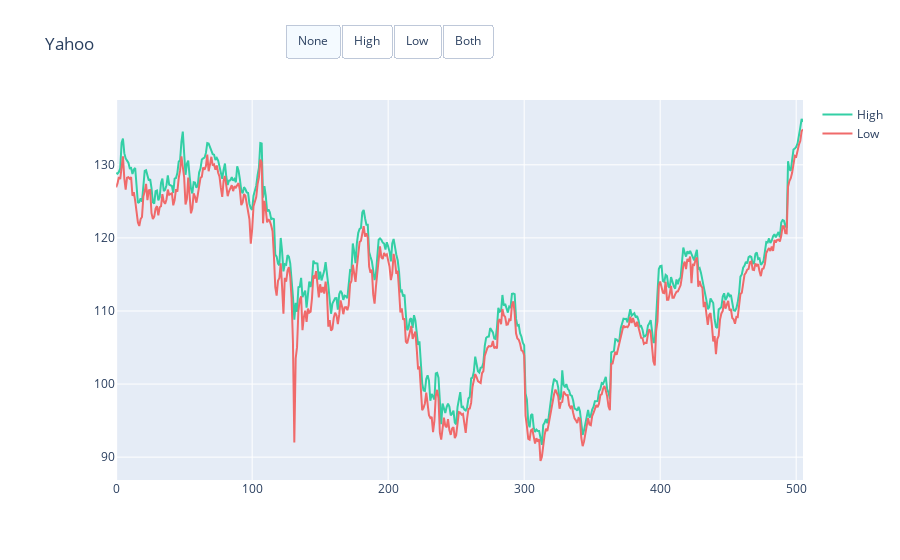

Here is the notebook cell this chart was saved with:
### Code cell
import pandas as pd

# Load dataset
df = pd.read_csv(
    "https://raw.githubusercontent.com/plotly/datasets/master/finance-charts-apple.csv")
df.columns = [col.replace("AAPL.", "") for col in df.columns]

# Initialize figure
fig = go.Figure()

# Add Traces

fig.add_trace(
    go.Scatter(x=list(df.index),
               y=list(df.High),
               name="High",
               line=dict(color="#33CFA5")))

fig.add_trace(
    go.Scatter(x=list(df.index),
               y=[df.High.mean()] * len(df.index),
               name="High Average",
               visible=False,
               line=dict(color="#33CFA5", dash="dash")))

fig.add_trace(
    go.Scatter(x=list(df.index),
               y=list(df.Low),
               name="Low",
               line=dict(color="#F06A6A")))

fig.add_trace(
    go.Scatter(x=list(df.index),
               y=[df.Low.mean()] * len(df.index),
               name="Low Average",
               visible=False,
               line=dict(color="#F06A6A", dash="dash")))

# Add Annotations and Buttons
high_annotations = [dict(x="2016-03-01",
                         y=df.High.mean(),
                         xref="x", yref="y",
                         text="High Average:<br> %.2f" % df.High.mean(),
                         ax=0, ay=-40),
                    dict(x=df.High.idxmax(),
                         y=df.High.max(),
                         xref="x", yref="y",
                         text="High Max:<br> %.2f" % df.High.max(),
                         ax=0, ay=-40)]
low_annotations = [dict(x="2015-05-01",
                        y=df.Low.mean(),
                        xref="x", yref="y",
                        text="Low Average:<br> %.2f" % df.Low.mean(),
                        ax=-40, ay=40),
                   dict(x=df.High.idxmin(),
                        y=df.Low.min(),
                        xref="x", yref="y",
                        text="Low Min:<br> %.2f" % df.Low.min(),
                        ax=0, ay=40)]

fig.update_layout(
    updatemenus=[
        dict(
            type="buttons",
            direction="right",
            active=0,
            x=0.57,
            y=1.2,
            buttons=list([
                dict(label="None",
                     method="update",
                     args=[{"visible": [True, False, True, False]},
                           {"title": "Yahoo",
                            "annotations": []}]),
                dict(label="High",
                     method="update",
                     args=[{"visible": [True, True, False, False]},
                           {"title": "Yahoo High",
                            "annotations": high_annotations}]),
                dict(label="Low",
                     method="update",
                     args=[{"visible": [False, False, True, True]},
                           {"title": "Yahoo Low",
                            "annotations": low_annotations}]),
                dict(label="Both",
                     method="update",
                     args=[{"visible": [True, True, True, True]},
                           {"title": "Yahoo",
                            "annotations": high_annotations + low_annotations}]),
            ]),
        )
    ])

# Set title
fig.update_layout(
    title_text="Yahoo",
    xaxis_domain=[0.05, 1.0]
)

fig.show()

### Figure 1 — Plotly figure (JSON) as saved in the notebook; plotly's stock layout.template omitted (floating-point values rounded to 4 significant figures; data arrays with more than 128 entries replaced by an {"elided": "..."} marker saying what was removed)
{"data": [{"line": {"color": "#33CFA5"}, "name": "High", "type": "scatter", "x": {"elided": "506 int values"}, "y": {"elided": "506 float values"}}, {"line": {"color": "#33CFA5", "dash": "dash"}, "name": "High Average", "type": "scatter", "visible": false, "x": {"elided": "506 int values"}, "y": {"elided": "506 float values"}}, {"line": {"color": "#F06A6A"}, "name": "Low", "type": "scatter", "x": {"elided": "506 int values"}, "y": {"elided": "506 float values"}}, {"line": {"color": "#F06A6A", "dash": "dash"}, "name": "Low Average", "type": "scatter", "visible": false, "x": {"elided": "506 int values"}, "y": {"elided": "506 float values"}}], "layout": {"title": {"text": "Yahoo"}, "updatemenus": [{"active": 0, "buttons": [{"args": [{"visible": [true, false, true, false]}, {"annotations": [], "title": "Yahoo"}], "label": "None", "method": "update"}, {"args": [{"visible": [true, true, false, false]}, {"annotations": [{"ax": 0, "ay": -40, "text": "High Average:<br> 113.92", "x": "2016-03-01", "xref": "x", "y": 113.9, "yref": "y"}, {"ax": 0, "ay": -40, "text": "High Max:<br> 136.27", "x": 504, "xref": "x", "y": 136.3, "yref": "y"}], "title": "Yahoo High"}], "label": "High", "method": "update"}, {"args": [{"visible": [false, false, true, true]}, {"annotations": [{"ax": -40, "ay": 40, "text": "Low Average:<br> 111.94", "x": "2015-05-01", "xref": "x", "y": 111.9, "yref": "y"}, {"ax": 0, "ay": 40, "text": "Low Min:<br> 89.47", "x": 313, "xref": "x", "y": 89.47, "yref": "y"}], "title": "Yahoo Low"}], "label": "Low", "method": "update"}, {"args": [{"visible": [true, true, true, true]}, {"annotations": [{"ax": 0, "ay": -40, "text": "High Average:<br> 113.92", "x": "2016-03-01", "xref": "x", "y": 113.9, "yref": "y"}, {"ax": 0, "ay": -40, "text": "High Max:<br> 136.27", "x": 504, "xref": "x", "y": 136.3, "yref": "y"}, {"ax": -40, "ay": 40, "text": "Low Average:<br> 111.94", "x": "2015-05-01", "xref": "x", "y": 111.9, "yref": "y"}, {"ax": 0, "ay": 40, "text": "Low Min:<br> 89.47", "x": 313, "xref": "x", "y": 89.47, "yref": "y"}], "title": "Yahoo"}], "label": "Both", "method": "update"}], "direction": "right", "type": "buttons", "x": 0.57, "y": 1.2}], "xaxis": {"domain": [0.05, 1]}}}
